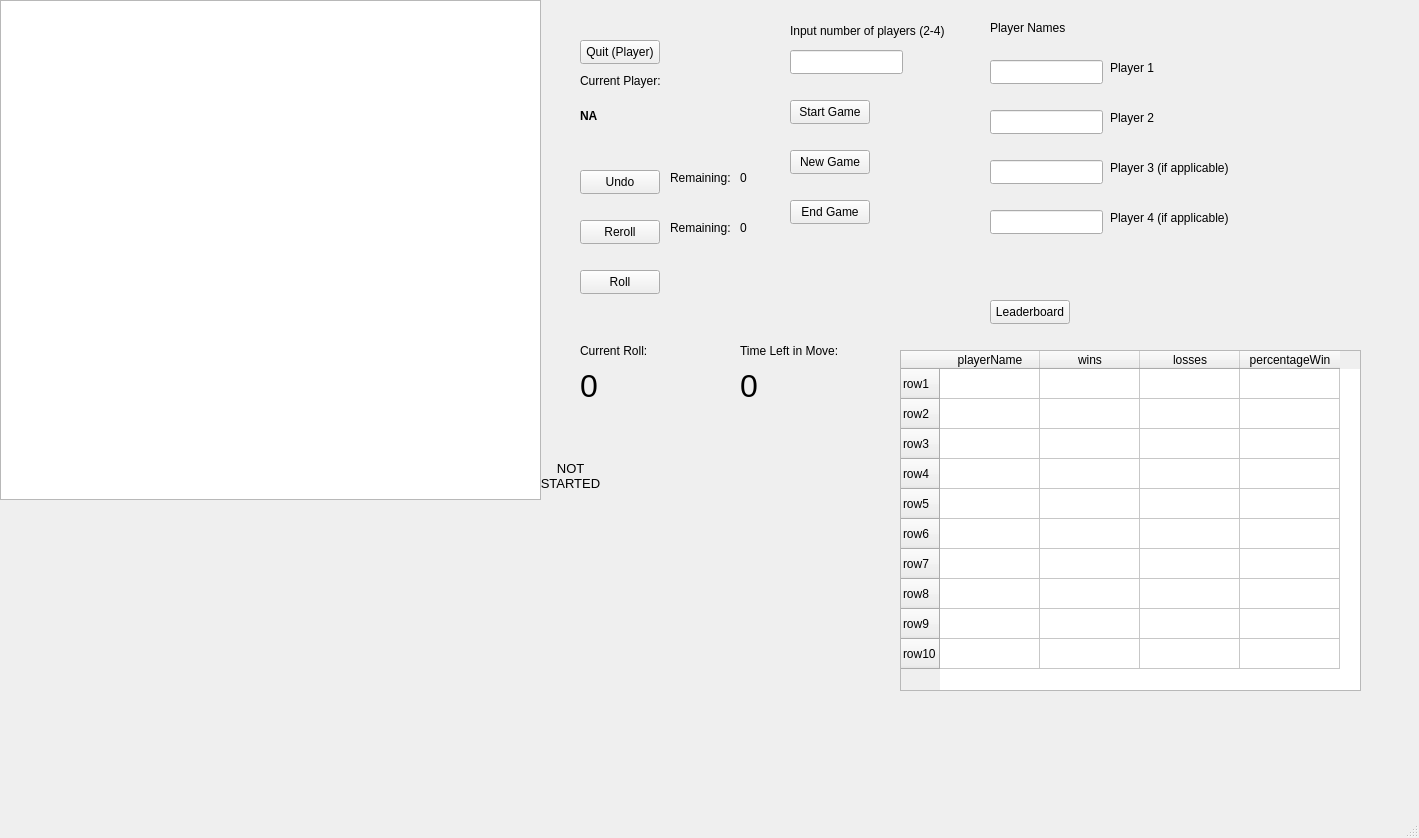
<?xml version="1.0" encoding="UTF-8"?>
<ui version="4.0">
 <class>MainWindow</class>
 <widget class="QMainWindow" name="MainWindow">
  <property name="geometry">
   <rect>
    <x>0</x>
    <y>0</y>
    <width>1419</width>
    <height>838</height>
   </rect>
  </property>
  <property name="windowTitle">
   <string>MainWindow</string>
  </property>
  <widget class="QWidget" name="centralwidget">
   <widget class="QPushButton" name="pushButton">
    <property name="geometry">
     <rect>
      <x>790</x>
      <y>100</y>
      <width>80</width>
      <height>24</height>
     </rect>
    </property>
    <property name="text">
     <string>Start Game</string>
    </property>
   </widget>
   <widget class="QPushButton" name="pushButton_2">
    <property name="geometry">
     <rect>
      <x>790</x>
      <y>150</y>
      <width>80</width>
      <height>24</height>
     </rect>
    </property>
    <property name="text">
     <string>New Game</string>
    </property>
   </widget>
   <widget class="QPushButton" name="pushButton_3">
    <property name="geometry">
     <rect>
      <x>790</x>
      <y>200</y>
      <width>80</width>
      <height>24</height>
     </rect>
    </property>
    <property name="text">
     <string>End Game</string>
    </property>
   </widget>
   <widget class="QPushButton" name="pushButton_4">
    <property name="geometry">
     <rect>
      <x>580</x>
      <y>170</y>
      <width>80</width>
      <height>24</height>
     </rect>
    </property>
    <property name="text">
     <string>Undo</string>
    </property>
   </widget>
   <widget class="QPushButton" name="pushButton_5">
    <property name="geometry">
     <rect>
      <x>580</x>
      <y>220</y>
      <width>80</width>
      <height>24</height>
     </rect>
    </property>
    <property name="text">
     <string>Reroll</string>
    </property>
   </widget>
   <widget class="QPushButton" name="pushButton_6">
    <property name="geometry">
     <rect>
      <x>580</x>
      <y>270</y>
      <width>80</width>
      <height>24</height>
     </rect>
    </property>
    <property name="text">
     <string>Roll</string>
    </property>
   </widget>
   <widget class="QGraphicsView" name="graphicsView">
    <property name="geometry">
     <rect>
      <x>0</x>
      <y>0</y>
      <width>541</width>
      <height>500</height>
     </rect>
    </property>
    <property name="sizePolicy">
     <sizepolicy hsizetype="Fixed" vsizetype="Fixed">
      <horstretch>0</horstretch>
      <verstretch>0</verstretch>
     </sizepolicy>
    </property>
    <property name="minimumSize">
     <size>
      <width>500</width>
      <height>500</height>
     </size>
    </property>
    <property name="baseSize">
     <size>
      <width>500</width>
      <height>500</height>
     </size>
    </property>
    <property name="verticalScrollBarPolicy">
     <enum>Qt::ScrollBarAlwaysOff</enum>
    </property>
    <property name="horizontalScrollBarPolicy">
     <enum>Qt::ScrollBarAlwaysOff</enum>
    </property>
   </widget>
   <widget class="QLabel" name="label">
    <property name="geometry">
     <rect>
      <x>790</x>
      <y>20</y>
      <width>161</width>
      <height>21</height>
     </rect>
    </property>
    <property name="text">
     <string>Input number of players (2-4)</string>
    </property>
   </widget>
   <widget class="QLabel" name="label_2">
    <property name="geometry">
     <rect>
      <x>1110</x>
      <y>60</y>
      <width>49</width>
      <height>16</height>
     </rect>
    </property>
    <property name="text">
     <string>Player 1</string>
    </property>
   </widget>
   <widget class="QLabel" name="label_3">
    <property name="geometry">
     <rect>
      <x>1110</x>
      <y>110</y>
      <width>49</width>
      <height>16</height>
     </rect>
    </property>
    <property name="text">
     <string>Player 2</string>
    </property>
   </widget>
   <widget class="QLabel" name="label_4">
    <property name="geometry">
     <rect>
      <x>1110</x>
      <y>160</y>
      <width>121</width>
      <height>16</height>
     </rect>
    </property>
    <property name="text">
     <string>Player 3 (if applicable)</string>
    </property>
   </widget>
   <widget class="QLabel" name="label_6">
    <property name="geometry">
     <rect>
      <x>990</x>
      <y>20</y>
      <width>101</width>
      <height>16</height>
     </rect>
    </property>
    <property name="text">
     <string>Player Names</string>
    </property>
   </widget>
   <widget class="QLabel" name="label_7">
    <property name="geometry">
     <rect>
      <x>1110</x>
      <y>210</y>
      <width>121</width>
      <height>16</height>
     </rect>
    </property>
    <property name="text">
     <string>Player 4 (if applicable)</string>
    </property>
   </widget>
   <widget class="QLabel" name="label_5">
    <property name="geometry">
     <rect>
      <x>580</x>
      <y>60</y>
      <width>111</width>
      <height>41</height>
     </rect>
    </property>
    <property name="text">
     <string>Current Player:</string>
    </property>
   </widget>
   <widget class="QLabel" name="currPlayerLabel">
    <property name="geometry">
     <rect>
      <x>580</x>
      <y>100</y>
      <width>101</width>
      <height>31</height>
     </rect>
    </property>
    <property name="font">
     <font>
      <bold>true</bold>
     </font>
    </property>
    <property name="styleSheet">
     <string notr="true"/>
    </property>
    <property name="text">
     <string>NA</string>
    </property>
   </widget>
   <widget class="QLabel" name="label_8">
    <property name="geometry">
     <rect>
      <x>580</x>
      <y>340</y>
      <width>91</width>
      <height>21</height>
     </rect>
    </property>
    <property name="text">
     <string>Current Roll:</string>
    </property>
   </widget>
   <widget class="QLabel" name="rollNum">
    <property name="geometry">
     <rect>
      <x>580</x>
      <y>360</y>
      <width>81</width>
      <height>51</height>
     </rect>
    </property>
    <property name="font">
     <font>
      <pointsize>24</pointsize>
     </font>
    </property>
    <property name="text">
     <string>0</string>
    </property>
   </widget>
   <widget class="QLabel" name="label_9">
    <property name="geometry">
     <rect>
      <x>540</x>
      <y>450</y>
      <width>61</width>
      <height>51</height>
     </rect>
    </property>
    <property name="font">
     <font>
      <pointsize>10</pointsize>
     </font>
    </property>
    <property name="text">
     <string>NOT STARTED</string>
    </property>
    <property name="alignment">
     <set>Qt::AlignCenter</set>
    </property>
    <property name="wordWrap">
     <bool>true</bool>
    </property>
   </widget>
   <widget class="QLabel" name="label_10">
    <property name="geometry">
     <rect>
      <x>740</x>
      <y>340</y>
      <width>121</width>
      <height>21</height>
     </rect>
    </property>
    <property name="text">
     <string>Time Left in Move:</string>
    </property>
   </widget>
   <widget class="QLabel" name="timeLabel">
    <property name="geometry">
     <rect>
      <x>740</x>
      <y>360</y>
      <width>81</width>
      <height>51</height>
     </rect>
    </property>
    <property name="font">
     <font>
      <pointsize>24</pointsize>
     </font>
    </property>
    <property name="text">
     <string>0</string>
    </property>
   </widget>
   <widget class="QLineEdit" name="lineEdit">
    <property name="geometry">
     <rect>
      <x>990</x>
      <y>60</y>
      <width>113</width>
      <height>24</height>
     </rect>
    </property>
   </widget>
   <widget class="QLineEdit" name="lineEdit_2">
    <property name="geometry">
     <rect>
      <x>990</x>
      <y>110</y>
      <width>113</width>
      <height>24</height>
     </rect>
    </property>
   </widget>
   <widget class="QLineEdit" name="lineEdit_3">
    <property name="geometry">
     <rect>
      <x>990</x>
      <y>160</y>
      <width>113</width>
      <height>24</height>
     </rect>
    </property>
   </widget>
   <widget class="QLineEdit" name="lineEdit_4">
    <property name="geometry">
     <rect>
      <x>990</x>
      <y>210</y>
      <width>113</width>
      <height>24</height>
     </rect>
    </property>
   </widget>
   <widget class="QLabel" name="label_11">
    <property name="geometry">
     <rect>
      <x>670</x>
      <y>220</y>
      <width>71</width>
      <height>16</height>
     </rect>
    </property>
    <property name="text">
     <string>Remaining:</string>
    </property>
   </widget>
   <widget class="QLabel" name="rerollLabel">
    <property name="geometry">
     <rect>
      <x>740</x>
      <y>220</y>
      <width>71</width>
      <height>16</height>
     </rect>
    </property>
    <property name="text">
     <string>0</string>
    </property>
   </widget>
   <widget class="QLabel" name="undoLabel">
    <property name="geometry">
     <rect>
      <x>740</x>
      <y>170</y>
      <width>71</width>
      <height>16</height>
     </rect>
    </property>
    <property name="text">
     <string>0</string>
    </property>
   </widget>
   <widget class="QLabel" name="label_12">
    <property name="geometry">
     <rect>
      <x>670</x>
      <y>170</y>
      <width>71</width>
      <height>16</height>
     </rect>
    </property>
    <property name="text">
     <string>Remaining:</string>
    </property>
   </widget>
   <widget class="QLabel" name="notif">
    <property name="geometry">
     <rect>
      <x>580</x>
      <y>420</y>
      <width>351</width>
      <height>16</height>
     </rect>
    </property>
    <property name="text">
     <string/>
    </property>
   </widget>
   <widget class="QPushButton" name="quitButton">
    <property name="geometry">
     <rect>
      <x>580</x>
      <y>40</y>
      <width>80</width>
      <height>24</height>
     </rect>
    </property>
    <property name="text">
     <string>Quit (Player)</string>
    </property>
   </widget>
   <widget class="QLineEdit" name="playerIn">
    <property name="geometry">
     <rect>
      <x>790</x>
      <y>50</y>
      <width>113</width>
      <height>24</height>
     </rect>
    </property>
   </widget>
   <widget class="QPushButton" name="leaderButton">
    <property name="geometry">
     <rect>
      <x>990</x>
      <y>300</y>
      <width>80</width>
      <height>24</height>
     </rect>
    </property>
    <property name="text">
     <string>Leaderboard</string>
    </property>
   </widget>
   <widget class="QTableWidget" name="tableWidget">
    <property name="geometry">
     <rect>
      <x>900</x>
      <y>350</y>
      <width>461</width>
      <height>341</height>
     </rect>
    </property>
    <row>
     <property name="text">
      <string>row1</string>
     </property>
    </row>
    <row>
     <property name="text">
      <string>row2</string>
     </property>
    </row>
    <row>
     <property name="text">
      <string>row3</string>
     </property>
    </row>
    <row>
     <property name="text">
      <string>row4</string>
     </property>
    </row>
    <row>
     <property name="text">
      <string>row5</string>
     </property>
    </row>
    <row>
     <property name="text">
      <string>row6</string>
     </property>
    </row>
    <row>
     <property name="text">
      <string>row7</string>
     </property>
    </row>
    <row>
     <property name="text">
      <string>row8</string>
     </property>
    </row>
    <row>
     <property name="text">
      <string>row9</string>
     </property>
    </row>
    <row>
     <property name="text">
      <string>row10</string>
     </property>
    </row>
    <column>
     <property name="text">
      <string>playerName</string>
     </property>
    </column>
    <column>
     <property name="text">
      <string>wins</string>
     </property>
    </column>
    <column>
     <property name="text">
      <string>losses</string>
     </property>
    </column>
    <column>
     <property name="text">
      <string>percentageWin</string>
     </property>
    </column>
   </widget>
  </widget>
  <widget class="QMenuBar" name="menubar">
   <property name="geometry">
    <rect>
     <x>0</x>
     <y>0</y>
     <width>1419</width>
     <height>21</height>
    </rect>
   </property>
  </widget>
  <widget class="QStatusBar" name="statusbar"/>
 </widget>
 <resources/>
 <connections/>
 <slots>
  <slot>on_gameStart()</slot>
 </slots>
</ui>
